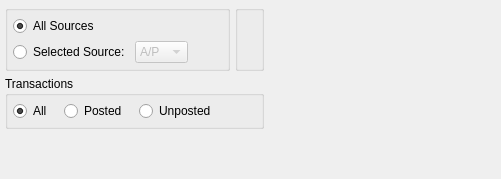
<?xml version="1.0" encoding="UTF-8"?>
<ui version="4.0">
 <comment>This file is part of the xTuple ERP: PostBooks Edition, a free and
open source Enterprise Resource Planning software suite,
Copyright (c) 1999-2010 by OpenMFG LLC, d/b/a xTuple.
It is licensed to you under the Common Public Attribution License
version 1.0, the full text of which (including xTuple-specific Exhibits)
is available at www.xtuple.com/CPAL.  By using this software, you agree
to be bound by its terms.</comment>
 <class>dspSummarizedGLTransactions</class>
 <widget class="QWidget" name="dspSummarizedGLTransactions">
  <property name="geometry">
   <rect>
    <x>0</x>
    <y>0</y>
    <width>501</width>
    <height>179</height>
   </rect>
  </property>
  <property name="windowTitle">
   <string>Summarized General Ledger Transactions</string>
  </property>
  <layout class="QHBoxLayout" name="horizontalLayout_2">
   <item>
    <layout class="QGridLayout" name="gridLayout_2">
     <item row="0" column="0">
      <widget class="QGroupBox" name="_sourceGroup">
       <property name="title">
        <string/>
       </property>
       <layout class="QGridLayout">
        <item row="0" column="0" colspan="2">
         <widget class="QRadioButton" name="_allSources">
          <property name="text">
           <string>All Sources</string>
          </property>
          <property name="checked">
           <bool>true</bool>
          </property>
         </widget>
        </item>
        <item row="1" column="0">
         <widget class="QRadioButton" name="_selectedSource">
          <property name="text">
           <string>Selected Source:</string>
          </property>
         </widget>
        </item>
        <item row="1" column="1">
         <layout class="QHBoxLayout">
          <item>
           <widget class="XComboBox" name="_source">
            <property name="enabled">
             <bool>false</bool>
            </property>
            <item>
             <property name="text">
              <string>A/P</string>
             </property>
            </item>
            <item>
             <property name="text">
              <string>A/R</string>
             </property>
            </item>
            <item>
             <property name="text">
              <string>G/L</string>
             </property>
            </item>
            <item>
             <property name="text">
              <string>I/M</string>
             </property>
            </item>
            <item>
             <property name="text">
              <string>P/D</string>
             </property>
            </item>
            <item>
             <property name="text">
              <string>P/O</string>
             </property>
            </item>
            <item>
             <property name="text">
              <string>S/O</string>
             </property>
            </item>
            <item>
             <property name="text">
              <string>S/R</string>
             </property>
            </item>
            <item>
             <property name="text">
              <string>W/O</string>
             </property>
            </item>
           </widget>
          </item>
          <item>
           <spacer>
            <property name="orientation">
             <enum>Qt::Horizontal</enum>
            </property>
            <property name="sizeHint" stdset="0">
             <size>
              <width>0</width>
              <height>20</height>
             </size>
            </property>
           </spacer>
          </item>
         </layout>
        </item>
       </layout>
      </widget>
     </item>
     <item row="0" column="1">
      <widget class="QGroupBox" name="_dateGroup">
       <property name="title">
        <string/>
       </property>
       <layout class="QGridLayout">
        <item row="0" column="0">
         <widget class="DateCluster" name="_dates"/>
        </item>
       </layout>
      </widget>
     </item>
     <item row="1" column="0" colspan="2">
      <widget class="QGroupBox" name="_showGroup">
       <property name="title">
        <string>Transactions</string>
       </property>
       <layout class="QGridLayout" name="gridLayout">
        <item row="0" column="0">
         <layout class="QHBoxLayout" name="horizontalLayout">
          <property name="spacing">
           <number>12</number>
          </property>
          <item>
           <widget class="QRadioButton" name="_allTransactions">
            <property name="text">
             <string>All</string>
            </property>
            <property name="checked">
             <bool>true</bool>
            </property>
           </widget>
          </item>
          <item>
           <widget class="QRadioButton" name="_postedTransactions">
            <property name="text">
             <string>Posted</string>
            </property>
           </widget>
          </item>
          <item>
           <widget class="QRadioButton" name="_unpostedTransactions">
            <property name="text">
             <string>Unposted</string>
            </property>
           </widget>
          </item>
          <item>
           <spacer name="horizontalSpacer">
            <property name="orientation">
             <enum>Qt::Horizontal</enum>
            </property>
            <property name="sizeHint" stdset="0">
             <size>
              <width>40</width>
              <height>20</height>
             </size>
            </property>
           </spacer>
          </item>
         </layout>
        </item>
       </layout>
      </widget>
     </item>
     <item row="2" column="0" colspan="2">
      <spacer name="verticalSpacer">
       <property name="orientation">
        <enum>Qt::Vertical</enum>
       </property>
       <property name="sizeHint" stdset="0">
        <size>
         <width>20</width>
         <height>0</height>
        </size>
       </property>
      </spacer>
     </item>
    </layout>
   </item>
   <item>
    <spacer>
     <property name="orientation">
      <enum>Qt::Horizontal</enum>
     </property>
     <property name="sizeType">
      <enum>QSizePolicy::Expanding</enum>
     </property>
     <property name="sizeHint" stdset="0">
      <size>
       <width>3</width>
       <height>20</height>
      </size>
     </property>
    </spacer>
   </item>
  </layout>
 </widget>
 <layoutdefault spacing="5" margin="5"/>
 <pixmapfunction>qPixmapFromMimeSource</pixmapfunction>
 <customwidgets>
  <customwidget>
   <class>DateCluster</class>
   <extends>QWidget</extends>
   <header>datecluster.h</header>
  </customwidget>
  <customwidget>
   <class>XComboBox</class>
   <extends>QComboBox</extends>
   <header>xcombobox.h</header>
  </customwidget>
 </customwidgets>
 <tabstops>
  <tabstop>_allSources</tabstop>
  <tabstop>_selectedSource</tabstop>
  <tabstop>_source</tabstop>
  <tabstop>_dates</tabstop>
 </tabstops>
 <resources/>
 <connections>
  <connection>
   <sender>_selectedSource</sender>
   <signal>toggled(bool)</signal>
   <receiver>_source</receiver>
   <slot>setEnabled(bool)</slot>
   <hints>
    <hint type="sourcelabel">
     <x>20</x>
     <y>20</y>
    </hint>
    <hint type="destinationlabel">
     <x>20</x>
     <y>20</y>
    </hint>
   </hints>
  </connection>
 </connections>
</ui>
